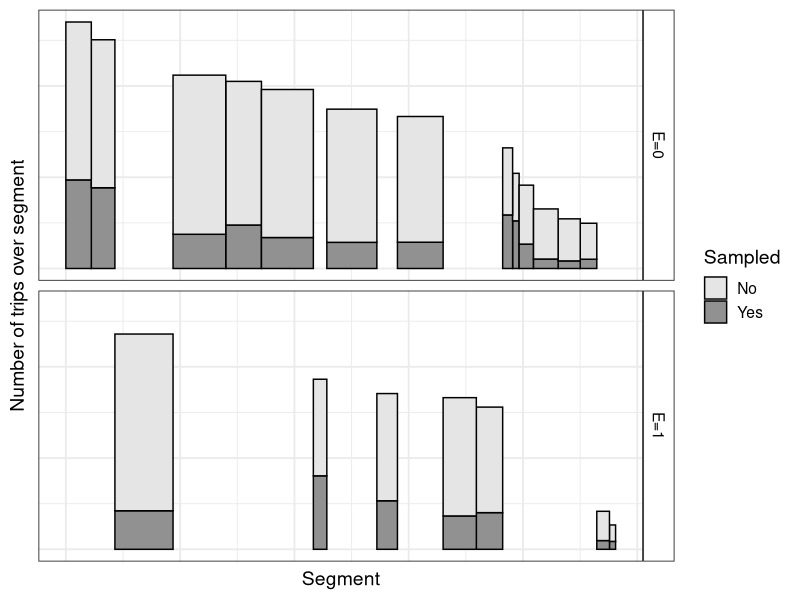
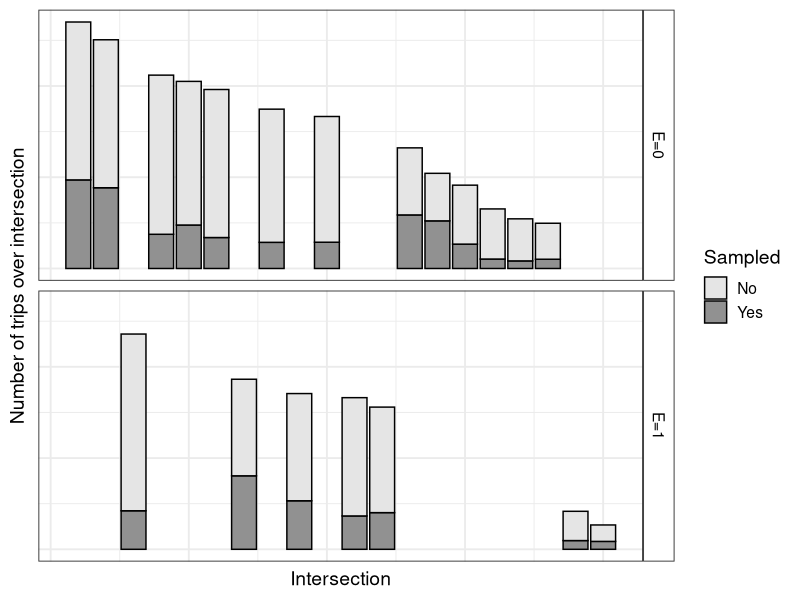

The R source for these figures, in order:
## ---- chunk 1

library(tidyverse) 
library(truncnorm)
## ---- chunk 2
fig1_df = 1:20 %>% 
  as_tibble() %>% 
  rename(id=value) %>%
  mutate(
    L=rtruncnorm(a=3,
                 mean=20, sd=20, n=n()),
    #induce a slight negative association between segment length (L) and
    #the number of times the segment was traveled upon (N)
    N=rtruncnorm(a=5, mean=20 + -0.1*L, sd=20, n=n())) %>% 
  arrange(desc(N)) %>% 
  mutate(
    L_cum_right = cumsum(L),
    PD=L*N,
    L_cum_left =L_cum_right-L,
    L_cum_mid = L_cum_left+((L_cum_right-L_cum_left)/2), #because I want to plot at midpoint
  
    #define the sampling fraction (f) with a beta distribution because it's a proportion
    f=rbeta(n=n(),
            #more likely to be sampled if higher traffic segment (higher N)
            shape1= 15*(mean(L)+ mean(N))+100*N , 
            
            #more likely to be sampled if longer segment (higher L)
            shape2= mean(L)+ mean(N) + 5*(L*100)
            ),
    n = N*f, #sampled N is lowercase n, per manuscript notation
    PD_f = n*L, #segment-level person-distance
    n_not = N-n, #number not sampled
    PD_f_not = PD - PD_f,
    #Set exposure to follow a binomial distribution (p=.4)
    E = rbinom(n=n(), size=1, prob=.4),
    E_char = case_when(
      E==1 ~ "E=1",
      E==0 ~ "E=0"
    )
  )


# Create a long-form dataset. (Could do this with pivot-longer but not yet intuitive to me)
fig1_df_long_s1 = fig1_df %>% 
  dplyr::select(id, L, N, L_cum_mid, n, PD_f, E_char, E) %>% 
  rename(n_long = n, PD_long = PD_f) %>% 
  arrange(L) %>% 
  mutate(sampled=1) %>% 
  group_by(E) %>% 
  mutate(
    L_cum_right_alt = cumsum(L), #alt
    L_cum_left_alt =L_cum_right_alt-L,
    L_cum_mid_alt = L_cum_left_alt+((L_cum_right_alt-L_cum_left_alt)/2)
  )

fig1_df_long_s0 = fig1_df %>% 
  dplyr::select(id, L, N, L_cum_mid, n_not, PD_f_not, E_char, E) %>% 
  rename(n_long = n_not, PD_long = PD_f_not) %>% 
  arrange(L) %>% 
  mutate(sampled=0) %>% 
  group_by(E) %>% 
  mutate(
    L_cum_right_alt = cumsum(L), #alt
    L_cum_left_alt =L_cum_right_alt-L,
    L_cum_mid_alt = L_cum_left_alt+((L_cum_right_alt-L_cum_left_alt)/2)
  )


fig1_df_long = fig1_df_long_s1 %>% 
  bind_rows(fig1_df_long_s0)

## ---- chunk 3
fig1_df_long %>% 
  ggplot(aes(x=L_cum_mid, y=n_long, width=L, fill =as.character(sampled))) + #set coordinate to the cumulative midpoint
  geom_bar(
    stat="identity", 
    position = "stack",
    colour = "black",
    lwd=.5) +
  facet_grid(rows = vars(E_char)) +

  ylab("Number of trips over segment") +
  xlab("Segment") +
  scale_fill_manual(
    name = "Sampled",
    labels = c(
      "No",
      "Yes"
    ),
    values = c("gray90",
               "gray57"

    )
  ) +
   theme_bw(base_size = 14)+
  theme(
    axis.ticks=element_blank(),
    axis.text.x=element_blank(),
    axis.text.y = element_blank()
    )+
  theme( strip.background =element_rect(fill="white"))+
  theme(  strip.text =element_text(colour =   "black"))
## ---- chunk 4
fig1_df_long %>% 
  group_by(sampled) %>%  
  arrange(desc(N)) %>% 
  mutate(new_id = row_number()) %>% 
  ungroup() %>% 
  ggplot(aes(x=new_id, y=n_long, 
             fill =as.character(sampled))) + #set coordinate to the cumulative midpoint
  geom_bar(
    stat="identity", 
    position = "stack",
    colour = "black") +
  facet_grid(rows = vars(E_char)) +
  ylab("Number of trips over intersection") +
  xlab("Intersection") +
  scale_fill_manual(
    name = "Sampled",
    labels = c(
      "No",
      "Yes"
    ),
    values = c("gray90",
               "gray57"
               
    )
  ) +
  theme_bw(base_size = 14)+
  theme(
    axis.ticks=element_blank(),
    axis.text.x=element_blank(),
    axis.text.y = element_blank()
  )+
  theme( strip.background =element_rect(fill="white"))+
  theme(  strip.text =element_text(colour =   "black"))
